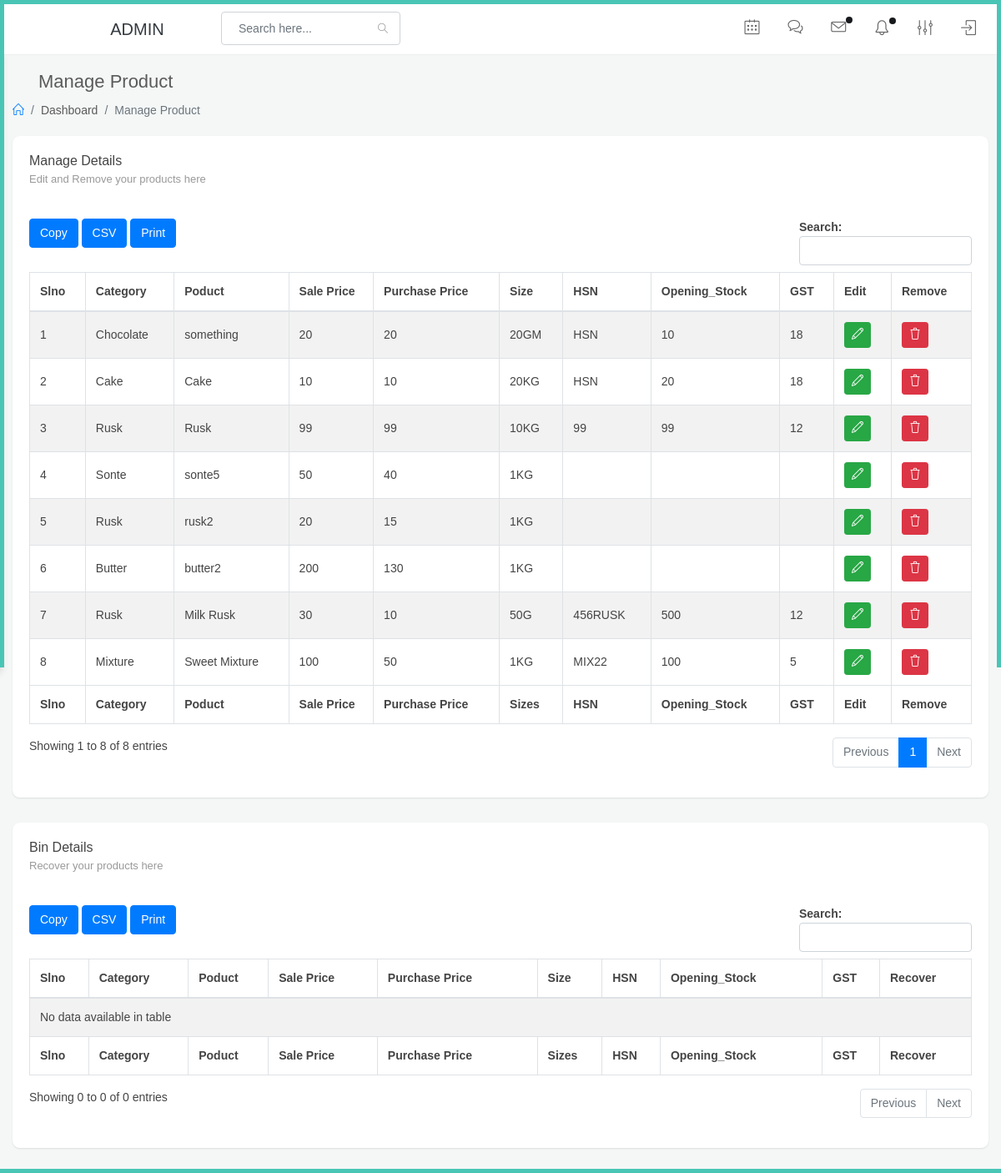
The app's page /main/products/manage-products.php (signed in) with its own data.
### tables this page shows
CREATE TABLE `tblproducts` (
  `id` int(11) NOT NULL,
  `userID` varchar(50) DEFAULT NULL,
  `category` varchar(255) NOT NULL,
  `sub_category` varchar(25) DEFAULT NULL,
  `productname` varchar(255) NOT NULL,
  `saleprice` varchar(255) NOT NULL DEFAULT '0',
  `purchaseprice` varchar(255) DEFAULT '0',
  `size` varchar(255) DEFAULT '1KG',
  `sizetype` varchar(255) NOT NULL DEFAULT 'KG',
  `HSN` varchar(255) DEFAULT NULL,
  `openingstock` varchar(255) DEFAULT NULL,
  `gst` varchar(255) DEFAULT NULL,
  `status` varchar(255) NOT NULL DEFAULT '1'
);

### main/common/base.php (called while the page is built)
<?php
$base='http://localhost/bakery/main';
?>

### main/products/manage-products.php (the view, shortened to what this page needs)
<?php
include('../common/header2.php');
include('../common/sidebar.php');
 ?>
<link rel="stylesheet" href="https://cdn.jsdelivr.net/npm/toastify-js/src/toastify.min.css" />
    <div id="main-content">
        <div class="container-fluid">
            <div class="block-header">
                <div class="row">
                    <div class="col-lg-5 col-md-8 col-sm-12">
                        <h2><a href="javascript:void(0);" class="btn btn-xs btn-link btn-toggle-fullwidth"><i class="fa fa-arrow-left"></i></a> Manage Product</h2>
                        <ul class="breadcrumb">
                            <li class="breadcrumb-item"><a href="index.php"><i class="icon-home"></i></a></li>
                            <li class="breadcrumb-item">Dashboard</li>
                            <li class="breadcrumb-item active">Manage Product</li>
                        </ul>
                    </div>
                </div>
            </div>
            <div class="row clearfix">
                <div class="col-lg-12">
                    <div class="card">
                        <div class="header">
                            <h2>Manage Details<small>Edit and Remove your products here</small> </h2>
                        </div>
                        <div class="body">
						<div class="table-responsive">
                            <table class="table table-bordered table-striped table-hover dataTable js-exportable">
                                <thead>
                                    <tr>
                                        <th>Slno</th>
                                        <th>Category</th>
                                        <th>Poduct</th>
                                        <th>Sale Price</th>
                                        <th>Purchase Price</th>
                                        <th>Size</th>
                                        <th>HSN</th>
                                        <th>Opening_Stock</th>
                                        <th>GST</th>
                                        <th>Edit</th>
                                        <th>Remove</th>
                                    </tr>
                                </thead>
                                <tfoot>
                                    <tr>
                                        <th>Slno</th>
                                        <th>Category</th>
                                        <th>Poduct</th>
                                        <th>Sale Price</th>
                                        <th>Purchase Price</th>
                                        <th>Sizes</th>
                                        <th>HSN</th>
                                        <th>Opening_Stock</th>
                                        <th>GST</th>
                                        <th>Edit</th>
                                        <th>Remove</th>
                                    </tr>
                                </tfoot>
                                <tbody>
                                <?php
                                    $slno=1;
                                    $query = "SELECT * FROM tblproducts WHERE status = '1'  and userID='$sessionAdmin' order by id desc";
                                    $result = mysqli_query($conn, $query);
                                    while($row=mysqli_fetch_array($result)){
                                ?>
                                    <tr>
                                        <td><?php echo $slno;?></td>
                                        <td><?php echo $row['category'];?></td>
                                        <td><?php echo $row['productname'];?></td>
                                        <td><?php echo $row['saleprice'];?></td>
                                        <td><?php echo $row['purchaseprice'];?></td>
                                        <td><?php echo $row['size'];?></td>
                                        <td><?php echo $row['HSN'];?></td>
                                        <td><?php echo $row['openingstock'];?></td>
                                        <td><?php echo $row['gst']=='0'?'Exempted':$row['gst'];?></td>
                                        <td>
                                            <form action="editproduct" method="post">
                                            <button type="submit" class="btn btn-success btn-sm "><i class="icon-pencil"></i><span></span></button>
                                            </form>
                                        </td>
                                        <td><button type="submit" name="submit" class="btn btn-danger btn-sm " onclick="delete_product(<?php echo $row['id'];?>)"><i class="icon-trash"></i></button></td>
                                    </tr>
                                <?php $slno++; } ?>
                                </tbody>
                            </table>
							</div>
                        </div>
                    </div>
                </div>
            </div>
            <div class="row clearfix">
                <div class="col-lg-12">
                    <div class="card">
                        <div class="header">
                            <h2>Bin Details<small>Recover your products here</small> </h2>
                        </div>
                        <div class="body">
						<div class="table-responsive">
                            <table class="table table-bordered table-striped table-hover dataTable js-exportable">
                                <thead>
                                    <tr>
                                        <th>Slno</th>
                                        <th>Category</th>
                                        <th>Poduct</th>
                                        <th>Sale Price</th>
                                        <th>Purchase Price</th>
                                        <th>Size</th>
                                        <th>HSN</th>
                                        <th>Opening_Stock</th>
                                        <th>GST</th>
                                        <th>Recover</th>
                                    </tr>
                                </thead>
                                <tfoot>
                                    <tr>
                                        <th>Slno</th>
                                        <th>Category</th>
                                        <th>Poduct</th>
                                        <th>Sale Price</th>
                                        <th>Purchase Price</th>
                                        <th>Sizes</th>
                                        <th>HSN</th>
                                        <th>Opening_Stock</th>
                                        <th>GST</th>
                                        <th>Recover</th>
                                    </tr>
                                </tfoot>
                                <tbody>
                                </tbody>
                            </table>
							</div>
                        </div>
                    </div>
                </div>
            </div>
        </div>
    </div>
</div>
</body>
</html>

### main/common/header2.php (shortened to what this page needs)
<?php
if(isset($_SESSION['admin'])){
$sessionAdmin=$_SESSION['admin'];
}
?>
<!doctype html>
<html lang="en">
<head>
<link rel="stylesheet" href="../../assets/vendor/bootstrap/css/bootstrap.min.css">
<link rel="stylesheet" href="../../assets/vendor/font-awesome/css/font-awesome.min.css">
<link rel="stylesheet" href="../../assets/vendor/sweetalert/sweetalert.css"/>
<link rel="stylesheet" href="../../assets/vendor/select2/select2.css" />
<link rel="stylesheet" href="../../assets/vendor/bootstrap-multiselect/bootstrap-multiselect.css">
<link rel="stylesheet" href="../../assets/vendor/bootstrap-datepicker/css/bootstrap-datepicker3.min.css">
<link rel="stylesheet" href="../../assets/vendor/bootstrap-colorpicker/css/bootstrap-colorpicker.css" />
<link rel="stylesheet" href="../../assets/vendor/multi-select/css/multi-select.css">
<link rel="stylesheet" href="../../assets/vendor/bootstrap-tagsinput/bootstrap-tagsinput.css">
<link rel="stylesheet" href="../../assets/vendor/nouislider/nouislider.min.css" />
<link rel="stylesheet" href="../../assets/css/main.css">
<link rel="stylesheet" href="../../assets/css/color_skins.css">
</head>

### main/common/sidebar.php (shortened to what this page needs)
<?php include('base.php');?>
<body class="theme-cyan">
<div id="wrapper">
    <nav class="navbar navbar-fixed-top">
        <div class="container-fluid">
            <div class="navbar-btn">
                <button type="button" class="btn-toggle-offcanvas"><i class="lnr lnr-menu fa fa-bars"></i></button>
            </div>
            <div class="navbar-brand">
                <a href="<?php echo $base ?>/dashboard" class="text-dark">
                    &nbsp; &nbsp; &nbsp; &nbsp; ADMIN
                    </a>
            </div>
            <div class="navbar-right">
                <form id="navbar-search" class="navbar-form search-form">
                    <input value="" class="form-control" placeholder="Search here..." type="text">
                    <button type="button" class="btn btn-default"><i class="icon-magnifier"></i></button>
                </form>
                <div id="navbar-menu">
                    <ul class="nav navbar-nav">
                        <li>
                            <a href="file-dashboard.html" class="icon-menu d-none d-sm-block d-md-none d-lg-block"><i class="fa fa-folder-open-o"></i></a>
                        </li>
                        <li>
                            <a href="app-calendar.html" class="icon-menu d-none d-sm-block d-md-none d-lg-block"><i class="icon-calendar"></i></a>
                        </li>
                        <li>
                            <a href="app-chat.html" class="icon-menu d-none d-sm-block"><i class="icon-bubbles"></i></a>
                        </li>
                        <li>
                            <a href="app-inbox.html" class="icon-menu d-none d-sm-block"><i class="icon-envelope"></i><span class="notification-dot"></span></a>
                        </li>
                        <li class="dropdown">
                            <a href="javascript:void(0);" class="dropdown-toggle icon-menu" data-toggle="dropdown">
                                <i class="icon-bell"></i>
                                <span class="notification-dot"></span>
                            </a>
                        </li>
                        <li class="dropdown">
                            <a href="javascript:void(0);" class="dropdown-toggle icon-menu" data-toggle="dropdown"><i class="icon-equalizer"></i></a>
                        </li>
                        <li>
                            <a href="<?php echo $base ?>/auth/logout" class="icon-menu"><i class="icon-login"></i></a>
                        </li>
                    </ul>
                </div>
            </div>
        </div>
    </nav>

### assets/css/color_skins.css (style rules this page uses)
.theme-cyan:before,.theme-cyan:after { background:#49c5b6 }
.theme-cyan #wrapper:before,.theme-cyan #wrapper:after { background:#49c5b6 }

### records on screen
tblproducts: category "Chocolate", productname "something", saleprice "20", purchaseprice "20", size "20GM", HSN "HSN", openingstock "10", gst "18"
tblproducts: category "Cake", productname "Cake", saleprice "10", purchaseprice "10", size "20KG", HSN "HSN", openingstock "20", gst "18"
tblproducts: category "Rusk", productname "Rusk", saleprice "99", purchaseprice "99", size "10KG", HSN "99", openingstock "99", gst "12"
tblproducts: category "Sonte", productname "sonte5", saleprice "50", purchaseprice "40", size "1KG"
tblproducts: category "Rusk", productname "rusk2", saleprice "20", purchaseprice "15", size "1KG"
tblproducts: category "Butter", productname "butter2", saleprice "200", purchaseprice "130", size "1KG"
tblproducts: category "Rusk", productname "Milk Rusk", saleprice "30", purchaseprice "10", size "50G", HSN "456RUSK", openingstock "500", gst "12"
tblproducts: category "Mixture", productname "Sweet Mixture", saleprice "100", purchaseprice "50", size "1KG", HSN "MIX22", openingstock "100", gst "5"
